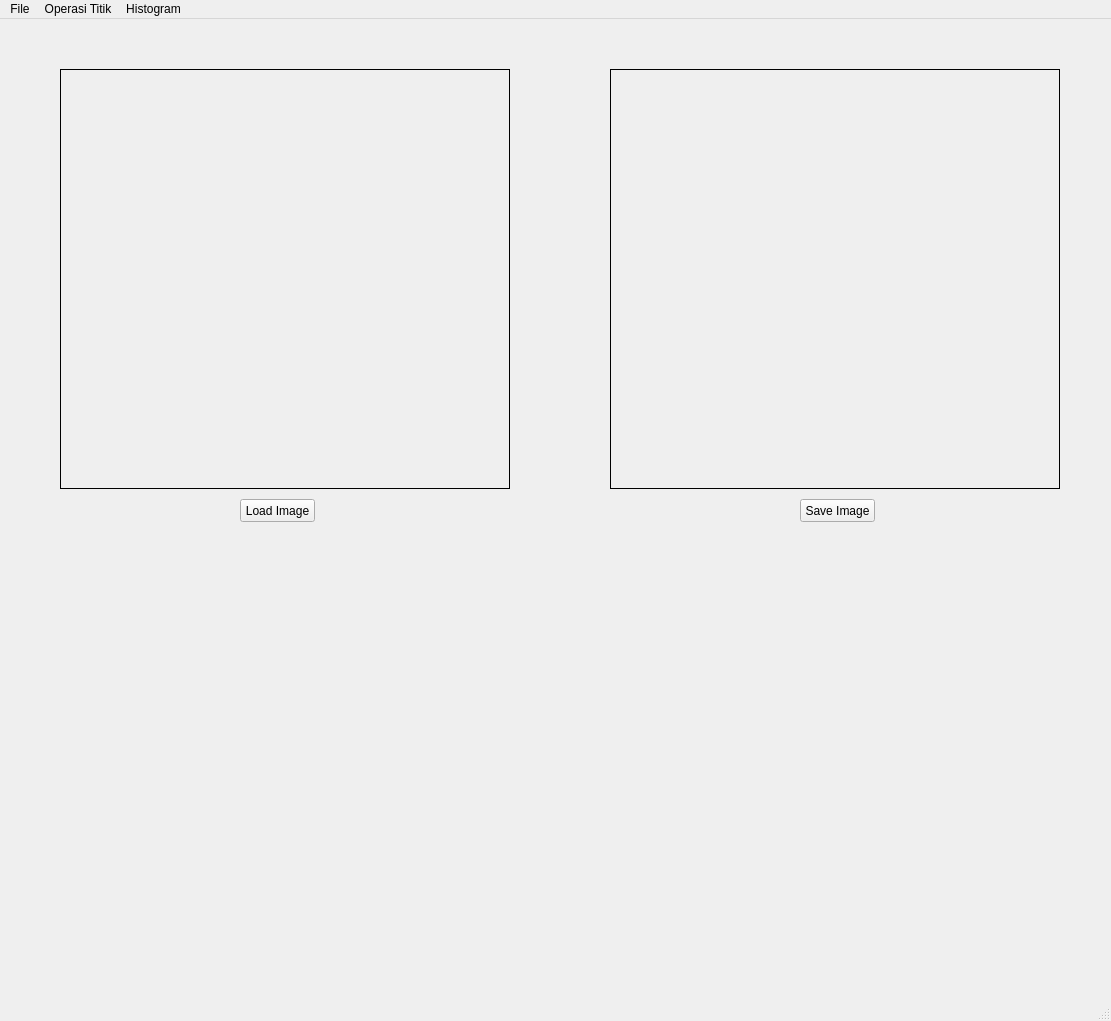
<?xml version="1.0" encoding="UTF-8"?>
<ui version="4.0">
 <class>MainWindow</class>
 <widget class="QMainWindow" name="MainWindow">
  <property name="geometry">
   <rect>
    <x>0</x>
    <y>0</y>
    <width>1111</width>
    <height>1021</height>
   </rect>
  </property>
  <property name="windowTitle">
   <string>MainWindow</string>
  </property>
  <widget class="QWidget" name="centralwidget">
   <widget class="QPushButton" name="loadButton">
    <property name="geometry">
     <rect>
      <x>240</x>
      <y>480</y>
      <width>75</width>
      <height>23</height>
     </rect>
    </property>
    <property name="text">
     <string>Load Image</string>
    </property>
   </widget>
   <widget class="QLabel" name="imgLabel">
    <property name="geometry">
     <rect>
      <x>60</x>
      <y>50</y>
      <width>450</width>
      <height>420</height>
     </rect>
    </property>
    <property name="frameShape">
     <enum>QFrame::Box</enum>
    </property>
    <property name="text">
     <string/>
    </property>
   </widget>
   <widget class="QLabel" name="hasilLabel">
    <property name="geometry">
     <rect>
      <x>610</x>
      <y>50</y>
      <width>450</width>
      <height>420</height>
     </rect>
    </property>
    <property name="frameShape">
     <enum>QFrame::Box</enum>
    </property>
    <property name="text">
     <string/>
    </property>
   </widget>
   <widget class="QPushButton" name="saveButton">
    <property name="geometry">
     <rect>
      <x>800</x>
      <y>480</y>
      <width>75</width>
      <height>23</height>
     </rect>
    </property>
    <property name="text">
     <string>Save Image</string>
    </property>
   </widget>
  </widget>
  <widget class="QMenuBar" name="menubar">
   <property name="geometry">
    <rect>
     <x>0</x>
     <y>0</y>
     <width>1111</width>
     <height>21</height>
    </rect>
   </property>
   <widget class="QMenu" name="menuFile">
    <property name="title">
     <string>File</string>
    </property>
    <addaction name="actionLoad_Image"/>
    <addaction name="actionSave_Image"/>
   </widget>
   <widget class="QMenu" name="menuOperasi_Titik">
    <property name="title">
     <string>Operasi Titik</string>
    </property>
    <addaction name="actionGrayScale"/>
    <addaction name="actionBrightness"/>
    <addaction name="actionSimple_Contrast"/>
    <addaction name="actionContrast_Stretching"/>
    <addaction name="actionNegative_Image"/>
    <addaction name="actionBiner_Image"/>
   </widget>
   <widget class="QMenu" name="menuHistogram">
    <property name="title">
     <string>Histogram</string>
    </property>
    <addaction name="actionGray_Histogram"/>
   </widget>
   <addaction name="menuFile"/>
   <addaction name="menuOperasi_Titik"/>
   <addaction name="menuHistogram"/>
  </widget>
  <widget class="QStatusBar" name="statusbar"/>
  <action name="actionGrayScale">
   <property name="text">
    <string>GrayScale</string>
   </property>
  </action>
  <action name="actionLoad_Image">
   <property name="text">
    <string>Load Image</string>
   </property>
  </action>
  <action name="actionSave_Image">
   <property name="text">
    <string>Save Image</string>
   </property>
  </action>
  <action name="actionBrightness">
   <property name="text">
    <string>Brightness</string>
   </property>
  </action>
  <action name="actionSimple_Contrast">
   <property name="text">
    <string>Simple Contrast</string>
   </property>
  </action>
  <action name="actionContrast_Stretching">
   <property name="text">
    <string>Contrast Stretching</string>
   </property>
  </action>
  <action name="actionNegative_Image">
   <property name="text">
    <string>Negative Image</string>
   </property>
  </action>
  <action name="actionBiner_Image">
   <property name="text">
    <string>Biner Image</string>
   </property>
  </action>
  <action name="actionGray_Histogram">
   <property name="text">
    <string>Histogram Grayscale</string>
   </property>
  </action>
 </widget>
 <resources/>
 <connections/>
</ui>
